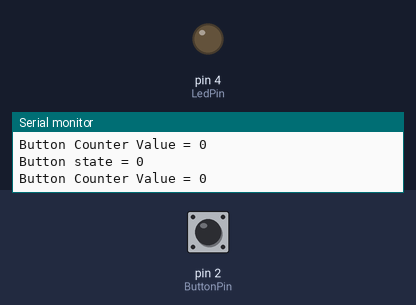
The sketch below on a simulated Arduino Uno, built with avr-gcc and run on an emulated ATmega328P. On the bench: output pins drawn as LEDs (lit = HIGH), the last lines printed to the serial monitor. Inputs (shaded band) come from the test bench; at power-on: pin 2 (ButtonPin) LOW.

Above: at 2.8 s.
2.9 s: pin 2 (ButtonPin) pulled HIGH for 1.2 s
At 3.4 s:
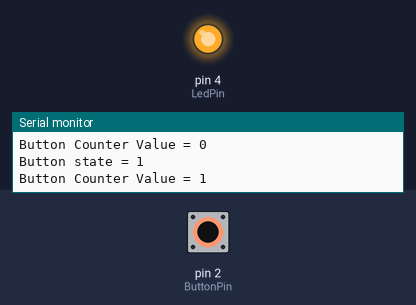
6.5 s: pin 2 (ButtonPin) pulled HIGH for 3.2 s
At 11.2 s:
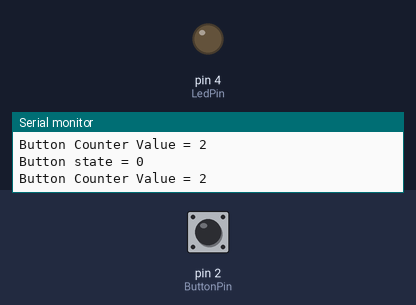
Timing chart, 0 to 12.7 s (numbered marks = the images above; inputs shaded):
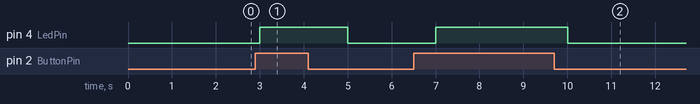

Measured:
- after the input at 2.9 s, pin 4 (LedPin): LOW → HIGH after 0.10 s, → LOW 2.0 s later
- after the input at 6.5 s, pin 4 (LedPin): LOW → HIGH after 0.50 s, → LOW 3.0 s later

The sketch:

ENGR131_21F_Lab05_txy343.ino
```cpp
//A. Build the physical circuit

//B. Define constants for button D2 and LED D4 pins
int ButtonPin = 2;
int LedPin = 4;
//C. Define state of button and a flag to increment the counter
int ButtonState; // state of button
int ButtonCounter = 0; // counter
int flag = 0; // flag to determine whether to increment the counter


void setup() {
  // D. in setup()
  pinMode(ButtonPin,INPUT); //button pin to input
  pinMode(LedPin,OUTPUT); //LED pin to output
  Serial.begin(9600); //intialize serial port at 9600 baud
}


void loop() {
  // E. in main loop
  ButtonState = digitalRead(ButtonPin); //digitalRead to read state of button pin
  if (ButtonState == HIGH) {  // if button is pressed
    digitalWrite(LedPin,HIGH); // set LED pin to high
    if (flag < 1) {
      ButtonCounter++; //button pressed
      flag = 1;
    }
  }
  else {
    digitalWrite(LedPin,LOW); //button not pressed, set Pin to LOW
    flag = 0;  //indicating button not pressed (back to 0)
  }
  Serial.print ("Button state = ");    // prints 0 or 1 (1 = button is pressed)
  Serial.println(ButtonState);
  Serial.print ("Button Counter Value = "); // prints number of button presses
  Serial.println(ButtonCounter);
  delay(1000);

}


// QUESTION 2
```
